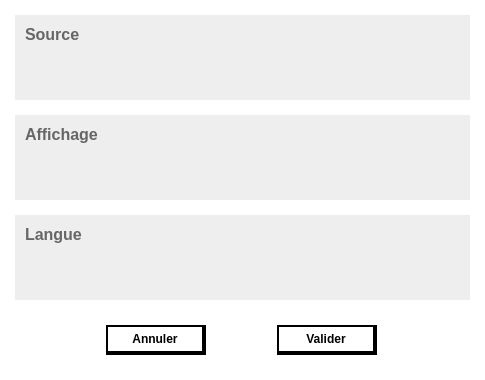
<?xml version="1.0" encoding="UTF-8"?>
<ui version="4.0">
 <class>FenetreParametres</class>
 <widget class="QDialog" name="FenetreParametres">
  <property name="geometry">
   <rect>
    <x>0</x>
    <y>0</y>
    <width>485</width>
    <height>380</height>
   </rect>
  </property>
  <property name="windowTitle">
   <string>Paramètres</string>
  </property>
  <property name="windowIcon">
   <iconset resource="images.qrc">
    <normaloff>:/images/logo.png</normaloff>:/images/logo.png</iconset>
  </property>
  <property name="styleSheet">
   <string notr="true">background-color: #ffffff;</string>
  </property>
  <layout class="QVBoxLayout" name="verticalLayout" stretch="4,4,4,1">
   <property name="spacing">
    <number>15</number>
   </property>
   <property name="leftMargin">
    <number>15</number>
   </property>
   <property name="topMargin">
    <number>15</number>
   </property>
   <property name="rightMargin">
    <number>15</number>
   </property>
   <property name="bottomMargin">
    <number>15</number>
   </property>
   <item>
    <widget class="QFrame" name="source">
     <property name="styleSheet">
      <string notr="true">background-color: #eee;
border: none;
color: #666666;</string>
     </property>
     <property name="frameShape">
      <enum>QFrame::StyledPanel</enum>
     </property>
     <property name="frameShadow">
      <enum>QFrame::Raised</enum>
     </property>
     <widget class="QLabel" name="sourceTitre">
      <property name="geometry">
       <rect>
        <x>10</x>
        <y>10</y>
        <width>284</width>
        <height>20</height>
       </rect>
      </property>
      <property name="sizePolicy">
       <sizepolicy hsizetype="Preferred" vsizetype="Preferred">
        <horstretch>0</horstretch>
        <verstretch>0</verstretch>
       </sizepolicy>
      </property>
      <property name="minimumSize">
       <size>
        <width>0</width>
        <height>20</height>
       </size>
      </property>
      <property name="maximumSize">
       <size>
        <width>16777215</width>
        <height>16777215</height>
       </size>
      </property>
      <property name="styleSheet">
       <string notr="true">font-size: 16px;
font-weight: bold;</string>
      </property>
      <property name="text">
       <string>Source</string>
      </property>
      <property name="alignment">
       <set>Qt::AlignLeading|Qt::AlignLeft|Qt::AlignTop</set>
      </property>
     </widget>
    </widget>
   </item>
   <item>
    <widget class="QFrame" name="video">
     <property name="styleSheet">
      <string notr="true">background-color: #eee;
border: none;
color: #666666;</string>
     </property>
     <property name="frameShape">
      <enum>QFrame::StyledPanel</enum>
     </property>
     <property name="frameShadow">
      <enum>QFrame::Raised</enum>
     </property>
     <widget class="QLabel" name="videoTitre">
      <property name="geometry">
       <rect>
        <x>10</x>
        <y>10</y>
        <width>284</width>
        <height>20</height>
       </rect>
      </property>
      <property name="sizePolicy">
       <sizepolicy hsizetype="Preferred" vsizetype="Preferred">
        <horstretch>0</horstretch>
        <verstretch>0</verstretch>
       </sizepolicy>
      </property>
      <property name="minimumSize">
       <size>
        <width>0</width>
        <height>20</height>
       </size>
      </property>
      <property name="maximumSize">
       <size>
        <width>16777215</width>
        <height>16777215</height>
       </size>
      </property>
      <property name="styleSheet">
       <string notr="true">font-size: 16px;
font-weight: bold;</string>
      </property>
      <property name="text">
       <string>Affichage</string>
      </property>
      <property name="alignment">
       <set>Qt::AlignLeading|Qt::AlignLeft|Qt::AlignTop</set>
      </property>
     </widget>
    </widget>
   </item>
   <item>
    <widget class="QFrame" name="langue">
     <property name="styleSheet">
      <string notr="true">background-color: #eee;
border: none;
color: #666666;</string>
     </property>
     <property name="frameShape">
      <enum>QFrame::StyledPanel</enum>
     </property>
     <property name="frameShadow">
      <enum>QFrame::Raised</enum>
     </property>
     <widget class="QLabel" name="langueTitre">
      <property name="geometry">
       <rect>
        <x>10</x>
        <y>10</y>
        <width>284</width>
        <height>20</height>
       </rect>
      </property>
      <property name="sizePolicy">
       <sizepolicy hsizetype="Preferred" vsizetype="Preferred">
        <horstretch>0</horstretch>
        <verstretch>0</verstretch>
       </sizepolicy>
      </property>
      <property name="minimumSize">
       <size>
        <width>0</width>
        <height>20</height>
       </size>
      </property>
      <property name="maximumSize">
       <size>
        <width>16777215</width>
        <height>16777215</height>
       </size>
      </property>
      <property name="styleSheet">
       <string notr="true">font-size: 16px;
font-weight: bold;</string>
      </property>
      <property name="text">
       <string>Langue</string>
      </property>
      <property name="alignment">
       <set>Qt::AlignLeading|Qt::AlignLeft|Qt::AlignTop</set>
      </property>
     </widget>
    </widget>
   </item>
   <item>
    <widget class="QFrame" name="boutons">
     <property name="styleSheet">
      <string notr="true">QFrame#boutons {
background-color: #ffffff;
border: none;
text-align: center;
}

QPushButton {
border: 2px solid black;
border-bottom: 4px solid black;
border-right: 4px solid black;
background-color: #ffffff;
padding: 5px;
color: black;
font-weight: bold;
}

QPushButton:hover:!pressed {
background-color: #eee;
}

QPushButton:hover {
background-color: #ddd;
}</string>
     </property>
     <property name="frameShape">
      <enum>QFrame::StyledPanel</enum>
     </property>
     <property name="frameShadow">
      <enum>QFrame::Raised</enum>
     </property>
     <layout class="QHBoxLayout" name="horizontalLayout">
      <property name="spacing">
       <number>10</number>
      </property>
      <property name="leftMargin">
       <number>30</number>
      </property>
      <property name="topMargin">
       <number>10</number>
      </property>
      <property name="rightMargin">
       <number>30</number>
      </property>
      <property name="bottomMargin">
       <number>10</number>
      </property>
      <item>
       <widget class="Button" name="annuler">
        <property name="maximumSize">
         <size>
          <width>100</width>
          <height>16777215</height>
         </size>
        </property>
        <property name="cursor">
         <cursorShape>PointingHandCursor</cursorShape>
        </property>
        <property name="text">
         <string>Annuler</string>
        </property>
       </widget>
      </item>
      <item>
       <widget class="Button" name="valider">
        <property name="sizePolicy">
         <sizepolicy hsizetype="Minimum" vsizetype="Minimum">
          <horstretch>0</horstretch>
          <verstretch>0</verstretch>
         </sizepolicy>
        </property>
        <property name="minimumSize">
         <size>
          <width>0</width>
          <height>0</height>
         </size>
        </property>
        <property name="maximumSize">
         <size>
          <width>100</width>
          <height>16777215</height>
         </size>
        </property>
        <property name="cursor">
         <cursorShape>PointingHandCursor</cursorShape>
        </property>
        <property name="text">
         <string>Valider</string>
        </property>
       </widget>
      </item>
     </layout>
    </widget>
   </item>
  </layout>
 </widget>
 <customwidgets>
  <customwidget>
   <class>Button</class>
   <extends>QPushButton</extends>
   <header>button.h</header>
   <slots>
    <slot>ouvrirFenetreOptions()</slot>
   </slots>
  </customwidget>
 </customwidgets>
 <resources>
  <include location="images.qrc"/>
 </resources>
 <connections/>
</ui>
